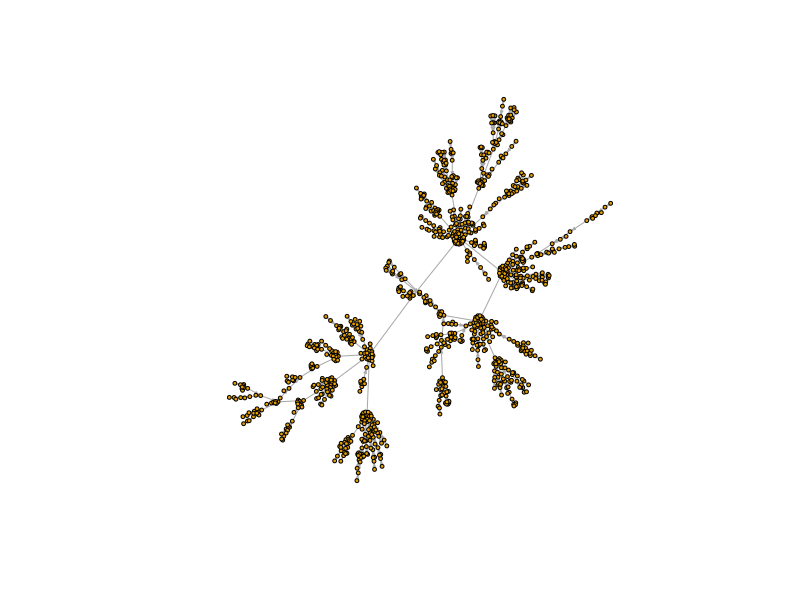

The R source for this figure:
library(igraph)

set.seed(123)

g <- barabasi.game(1000)
layout <- layout.fruchterman.reingold(g)
plot(g, layout=layout, vertex.size=2,
     vertex.label=NA, edge.arrow.size=.2)

# computing betweenness and finding most central node according to it
betweenness_values <- betweenness(g)
most_central_node <- which.max(betweenness_values)

# BASED ON THE FIRST RUN:

# the most central node according to betweenness is node 2
# its betweenness value - 602
print(paste("Most central node by betweenness:", most_central_node))
print(paste("Its betweenness value:", betweenness_values[most_central_node]))

# graph's diameter equals 10
diam <- diameter(g)
print(paste("Graph diameter:", diam))

# DIFFERENCES BETWEEN ERDŐS-RÉNYI AND BARABÁSI-ALBERT GRAPHS

# ERDŐS-RÉNYI MODEL:
# - Creation process: N nodes are created, then each pair of nodes is connected with probability p 
# - Degree distribution: most nodes have similar degree around the mean
# - Structure: "Democratic" - every node has equal opportunity for connections
# - No clear hubs - all nodes are roughly equally important
# - Diameter: O(log n)
# - Key characteristic: homogeneous network with uniform connection distribution

# BARABÁSI-ALBERT (BA) MODEL:
# - Creation process: Start with small connected graph, then add nodes one by one.
#   New nodes connect to existing nodes with probability proportional to their degree
# - Degree distribution: few nodes have VERY high degree, most nodes have low degree
# - Structure: "Hierarchical" - clear distinction between hubs and peripheral nodes
# - Strong hubs act as central connectors for the entire network
# - Diameter: O(log log n)
# - Key characteristic: heterogeneous network with hub-dominated structure


# Nice take on the subject from stack overflow about BARABÁSI-ALBERT:) - https://stackoverflow.com/questions/63951391/difference-between-barabási-albert-model-and-erdos-renyi-model

# " Think of it like the current American economy. If you're born rich, you're practically handed money, 
# but if you are born poor you have extra fees. 
# This is known as the matthew effect, from the book of Matthew: 
# "For to everyone who has, more will be given, and to those who have nothing, even that will be taken away". "